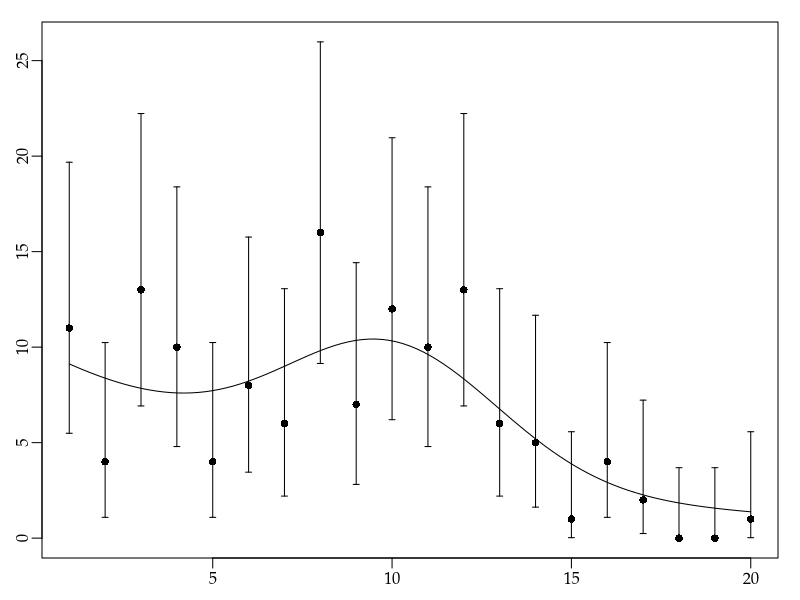

Generate this figure with R:
args = commandArgs()
basename = sub(".R$", "", sub("^--file=(.*/)?", "", args[grep("^--file=", args)]))
if (length(basename) != 0)
    quartz(type="pdf", file=paste0(basename, ".pdf"), width=4, height=3)
par(family="Palatino")
par(mgp=c(1.5,0.5,0)) # title and axis margins. default: c(3,1,0)
par(mar=c(2,2,1,1)+0.1) # bottom, left, top, right margins. default: c(5,4,4,2)+0.1
y = c(11,4,13,10,4,8,6,16,7,12,10,13,6,5,1,4,2,0,0,1)
ci = sapply(1:20, function(i){poisson.test(y[i])$conf.int})
plot(1:20, y, type="p", pch=16, xlab="", ylab="", ylim=range(ci))
arrows(1:20, ci[1,], 1:20, ci[2,], length=0.03, angle=90, code=3)
s = function(x) { 50 * dnorm(x, mean=10, sd=3) }
b = function(x) { 10 * exp(-x / 10) }
f = function(x) { s(x) + b(x) }
curve(f, add=TRUE)
dev.off()
